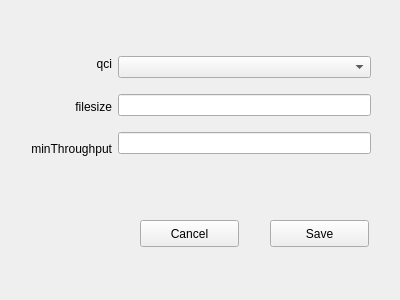
<?xml version="1.0" encoding="UTF-8"?>
<ui version="4.0">
 <class>AddFtpUlForm</class>
 <widget class="QWidget" name="AddFtpUlForm">
  <property name="geometry">
   <rect>
    <x>0</x>
    <y>0</y>
    <width>400</width>
    <height>300</height>
   </rect>
  </property>
  <property name="windowTitle">
   <string>Form</string>
  </property>
  <widget class="QPushButton" name="bt_save">
   <property name="geometry">
    <rect>
     <x>270</x>
     <y>220</y>
     <width>99</width>
     <height>27</height>
    </rect>
   </property>
   <property name="text">
    <string>Save</string>
   </property>
  </widget>
  <widget class="QPushButton" name="bt_cancel">
   <property name="geometry">
    <rect>
     <x>140</x>
     <y>220</y>
     <width>99</width>
     <height>27</height>
    </rect>
   </property>
   <property name="text">
    <string>Cancel</string>
   </property>
  </widget>
  <widget class="QWidget" name="layoutWidget">
   <property name="geometry">
    <rect>
     <x>30</x>
     <y>46</y>
     <width>341</width>
     <height>121</height>
    </rect>
   </property>
   <layout class="QHBoxLayout" name="horizontalLayout">
    <item>
     <layout class="QVBoxLayout" name="verticalLayout">
      <item>
       <widget class="QLabel" name="lbl_qci">
        <property name="text">
         <string>qci</string>
        </property>
        <property name="alignment">
         <set>Qt::AlignRight|Qt::AlignTrailing|Qt::AlignVCenter</set>
        </property>
       </widget>
      </item>
      <item>
       <widget class="QLabel" name="lbl_filesize">
        <property name="text">
         <string>filesize</string>
        </property>
        <property name="alignment">
         <set>Qt::AlignRight|Qt::AlignTrailing|Qt::AlignVCenter</set>
        </property>
       </widget>
      </item>
      <item>
       <widget class="QLabel" name="lbl_minThroughput">
        <property name="text">
         <string>minThroughput</string>
        </property>
        <property name="alignment">
         <set>Qt::AlignRight|Qt::AlignTrailing|Qt::AlignVCenter</set>
        </property>
       </widget>
      </item>
     </layout>
    </item>
    <item>
     <layout class="QVBoxLayout" name="verticalLayout_2">
      <item>
       <widget class="QComboBox" name="qciComboFtpUl"/>
      </item>
      <item>
       <widget class="QLineEdit" name="tet_filesize"/>
      </item>
      <item>
       <widget class="QLineEdit" name="tet_minThroughput"/>
      </item>
     </layout>
    </item>
   </layout>
  </widget>
 </widget>
 <resources/>
 <connections/>
</ui>
